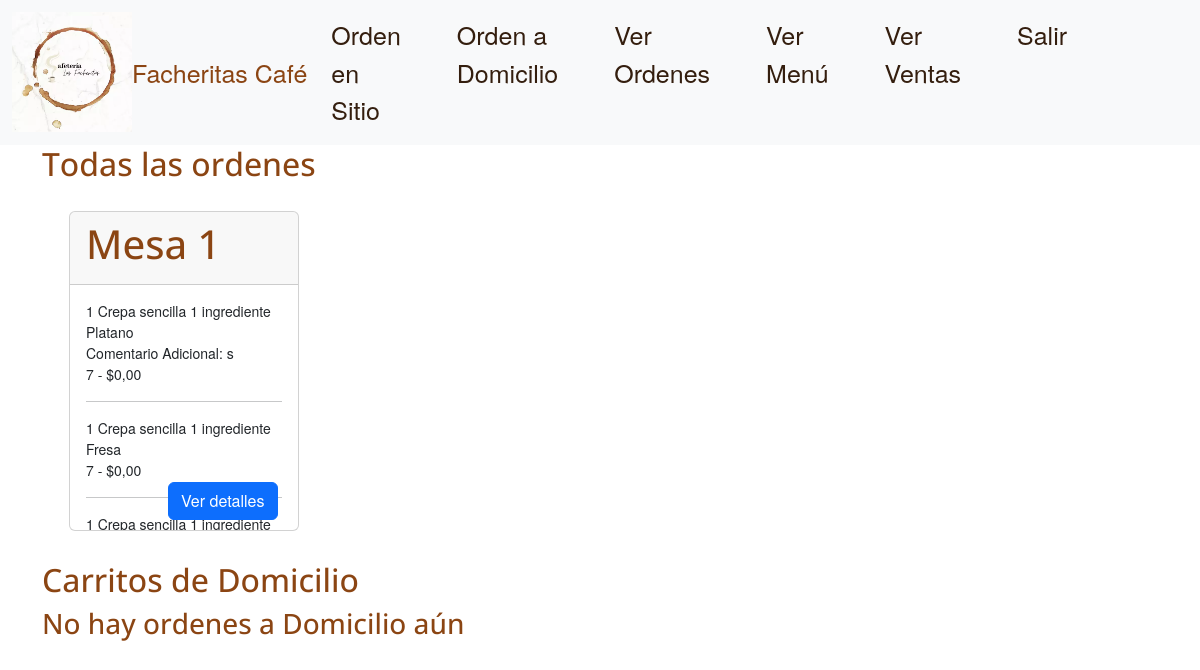
The app's page /Orden/ver_comanda/ (signed in), older data.
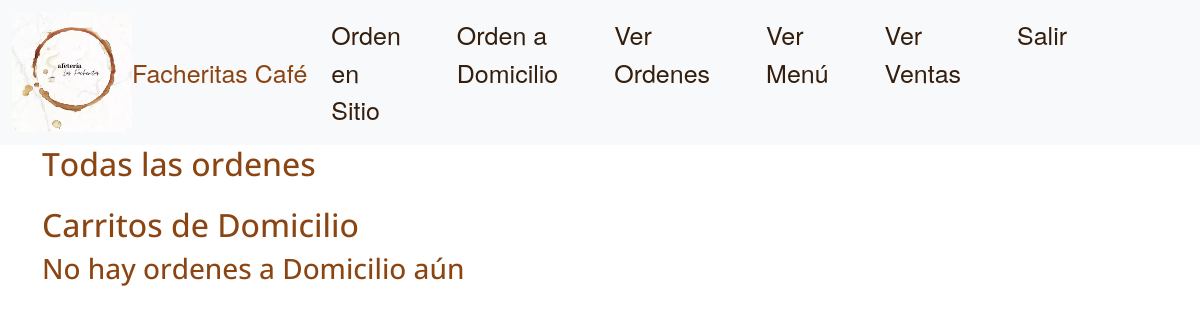
The same page, newer data.
### Comanda/models.py (models this page shows, shortened)
class Mesa(models.Model):
    numero = models.IntegerField(unique=True)

class CarritoItem(models.Model):
    carrito = models.ForeignKey(Carrito, on_delete=models.CASCADE)
    producto = models.ForeignKey(Producto, on_delete=models.CASCADE)
    sabor = models.CharField(max_length=100, blank=True, null=True)
    cantidad = models.PositiveIntegerField(default=0)
    comentario= models.CharField(max_length=500, blank= True, null=True)
    adicional = models.CharField(max_length=500, blank= True, null=True)
    totalextra = models.DecimalField(max_digits=10, decimal_places=2, default=0, blank=True, null=True)
    subtotal = models.DecimalField(max_digits=10, decimal_places=2, default=0, blank=True, null=True)

### Menu/models.py (models this page shows, shortened)
class Producto(models.Model):
    nombre = models.CharField(max_length=50)
    descripcion = models.TextField()
    sabores_raw = models.CharField(max_length=255, blank=True, null=True)
    precio = models.DecimalField(max_digits=10, decimal_places=2)
    categoria = models.ForeignKey(CategoriaMenu, on_delete=models.CASCADE)
    imagen = models.ImageField(upload_to='productos/', blank=True, null=True)
    adicionales = models.ManyToManyField('Adicional', related_name='ingredientes_adicionales', blank=True)
    def obtener_sabores(self):
        if self.sabores_raw:
            return [sabor.strip() for sabor in self.sabores_raw.split(',')]
        else:
            return ['Ninguno']
    def set_sabores(self, sabores):
        self.sabores_raw = ', '.join(sabores)
    sabores = property(obtener_sabores, set_sabores)

### Comanda/views.py (the view, shortened to what this page needs)
# urls.py: path('ver_comanda/', MostrarCarrito.as_view(), name='VerComanda'),
class MostrarCarrito(LoginRequiredMixin, View):
    login_url = 'login'
    redirect_field_name = 'next'
    template_name = 'comandas.html'
    def get(self, request):
        mesas = Mesa.objects.all()
        carritos_mesas = []
        for mesa in mesas:
            carrito = Carrito.objects.filter(mesa=mesa).first()
            if carrito:
                productos_carrito = CarritoItem.objects.filter(carrito=carrito)
                carritos_mesas.append({'mesa': mesa, 'productos_carrito': productos_carrito, 'mesa_id': mesa.id})
        pedidos_domicilio = PedidoDomicilio.objects.all()
        carritos_domicilio = []
        return render(request, self.template_name, {'carritos_mesas': carritos_mesas, 'carritos_domicilio': carritos_domicilio})

### Comanda/templates/comandas.html (shortened to what this page needs)
{% extends 'main.html' %}
{% load static %}
{%block extra_css%}
<link rel="stylesheet" href="https://cdnjs.cloudflare.com/ajax/libs/font-awesome/5.15.3/css/all.min.css" />
{% endblock extra_css %}
{% block contenido %}
<h2>Todas las ordenes</h2>
<div class="container">
    <div class="row">
        {% for item in carritos_mesas %}
            {% if item.productos_carrito %}
                <div class="col-md-3">
                    <div class="card" style="margin-top: 20px;">
                        <div class="card-header">
                            <h1>Mesa {{ item.mesa.numero }}</h1>
                        </div>
                        <div class="card-body">
                            {% for producto in item.productos_carrito %}
                                <div>
                                    {{ producto.cantidad }} {{ producto.producto.nombre }} {{ producto.sabor }} <br>
                                    {% if producto.comentario %}
                                        Comentario Adicional: {{ producto.comentario }} <br>
                                    {% endif %}
                                </div>
                                <div>
                                  {% if producto.adicional %}
                                    {{ producto.adicional }} - ${{ producto.totalextra }}
                                  {% else %}
                                  Ningún adicional seleccionado
                                  {% endif %}
                                </div>
                                <hr>
                            {% endfor %}
                            <a href="{% url 'carrito_por_mesa' mesa_id=item.mesa.id %}" class="btn btn-primary" style="position: absolute; bottom: 10px; right: 20px;">Ver detalles</a>
                        </div>
                    </div>
                </div>
            {% endif %}
        {% endfor %}
    </div>
</div>
<h2 style="margin-top: 15px">Carritos de Domicilio</h2>
<div class="row">
  {%if carrito_domicilio%}
    {% for carrito_domicilio in carritos_domicilio %}
        <div class="col-md-4">
            <div class="card" style="margin-top: 20px;">
                <div class="card-header">
                    <h4>Pedido Domicilio #{{ carrito_domicilio.pedido_domicilio_id }} para: {{ carrito_domicilio.pedido_domicilio.nombre }}</h4>
                </div>
                <div class="card-body">
                    {% for producto in carrito_domicilio.productos_carrito_domicilio %}
                    <div>
                        {{ producto.cantidad }} {{ producto.producto.nombre }} {{ producto.sabor }} <br>
                        {% if producto.comentario %}
                            Comentario Adicional: {{ producto.comentario }} <br>
                        {% endif %}
                    </div>
                        <hr>
                    {% endfor %}
                    <a href="{% url 'carrito_por_domicilio' pedidodomicilio_id=carrito_domicilio.pedido_domicilio.id %}" class="btn btn-primary" style="position: absolute; bottom: 10px; right: 20px;">Ver detalles</a>
                </div>
            </div>
        </div>
    {% endfor %}
    {%else%}
    <h3>No hay ordenes a Domicilio aún</h3>
    {%endif%}
</div>
{% endblock contenido %}

Row changes from the older to the newer data that the page shows:
no longer on this page (row unchanged): Mesa: mesa.numero "1"
removed CarritoItem: cantidad "1", producto.nombre "Crepa sencilla 1 ingrediente", sabor "Platano", comentario "s", adicional "7", totalextra "0,00"
removed CarritoItem: cantidad "1", producto.nombre "Crepa sencilla 1 ingrediente", sabor "Fresa", adicional "7", totalextra "0,00"
removed CarritoItem: cantidad "1", producto.nombre "Crepa sencilla 1 ingrediente"
